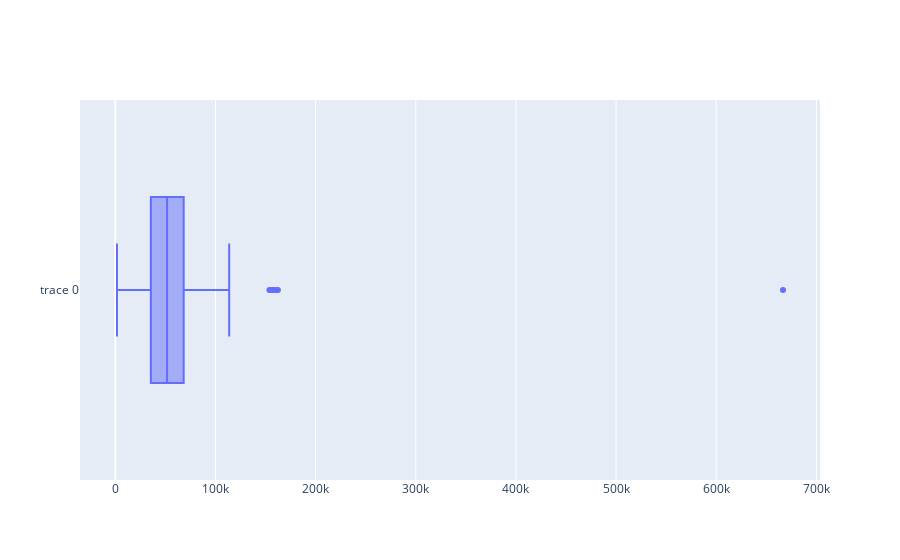
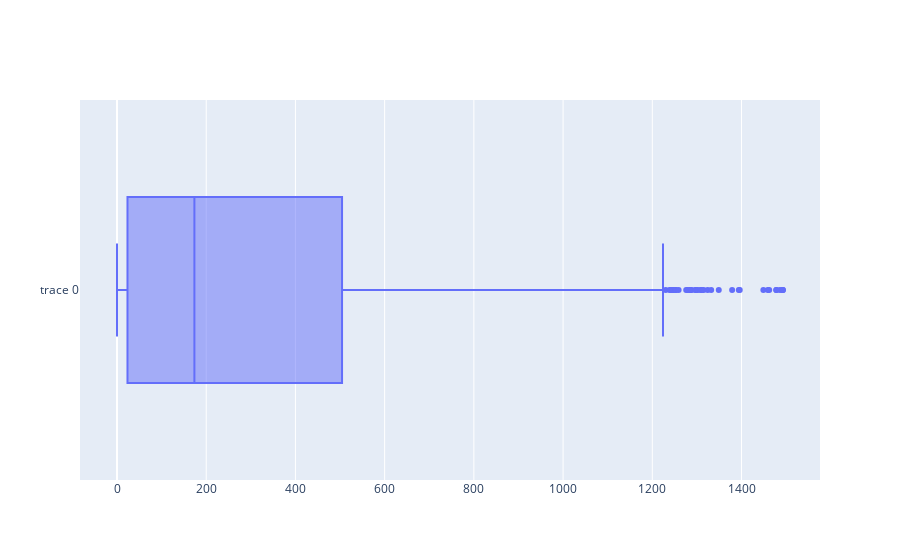
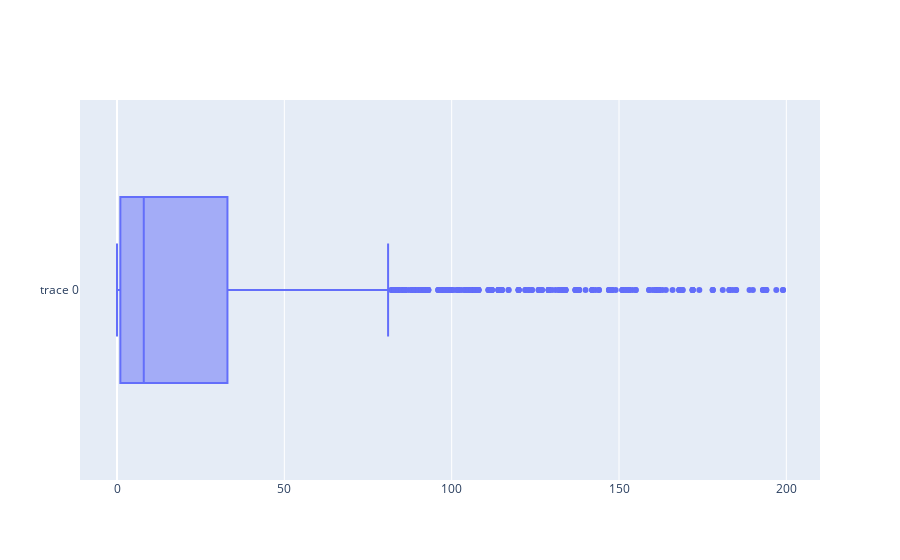
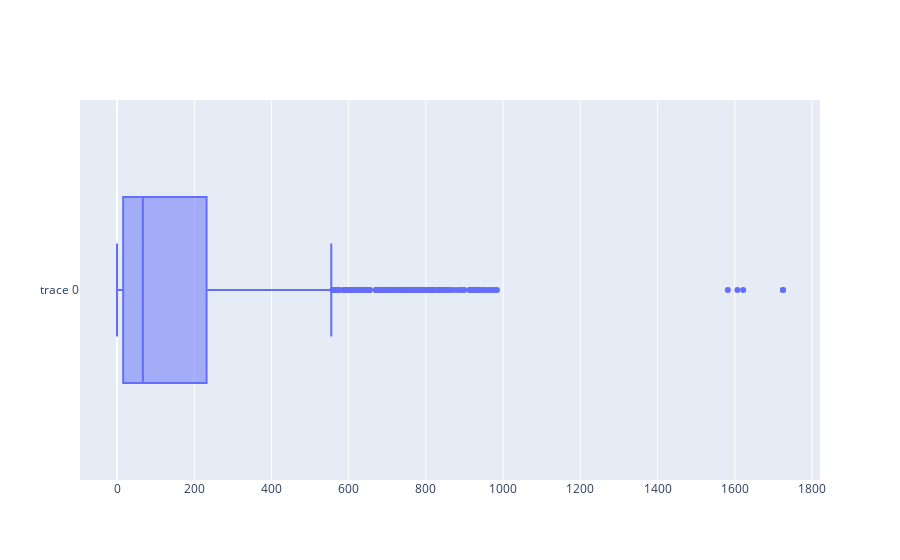

The cell these charts' notebook holds for them, in order:
### Markdown cell above
**Outliers** are unusual values in the **dataset**, and they can distort statistical analysis which is bad for **ML models**. With that in mind, I'm using boxplots to check for **outliers**.

### Code cell
# defining columns to be checked
outlier_columns = ['Income',
'MntWines',
'MntFruits',
'MntMeatProducts',
'MntFishProducts',
'MntSweetProducts',
'MntGoldProds',
'NumDealsPurchases',
'NumWebPurchases',
'NumCatalogPurchases',
'NumStorePurchases',
'NumWebVisitsMonth']

# plotting boxplots
for column in outlier_columns:
    print(column + ':')
    fig = go.Figure()
    fig.add_box(x=customer_survey_df[column], text=customer_survey_df[column])
    iplot(fig)

### Figure 1 — Plotly figure (JSON) as saved in the notebook; plotly's stock layout.template omitted (floating-point values rounded to 4 significant figures; data arrays with more than 128 entries replaced by an {"elided": "..."} marker saying what was removed)
{"data": [{"text": {"elided": "2240 float values"}, "type": "box", "x": {"elided": "2240 float values"}}], "layout": {}}

### Figure 2 — Plotly figure (JSON) as saved in the notebook; plotly's stock layout.template omitted (floating-point values rounded to 4 significant figures; data arrays with more than 128 entries replaced by an {"elided": "..."} marker saying what was removed)
{"data": [{"text": {"elided": "2240 int values"}, "type": "box", "x": {"elided": "2240 int values"}}], "layout": {}}

### Figure 3 — Plotly figure (JSON) as saved in the notebook; plotly's stock layout.template omitted (floating-point values rounded to 4 significant figures; data arrays with more than 128 entries replaced by an {"elided": "..."} marker saying what was removed)
{"data": [{"text": {"elided": "2240 int values"}, "type": "box", "x": {"elided": "2240 int values"}}], "layout": {}}

### Figure 4 — Plotly figure (JSON) as saved in the notebook; plotly's stock layout.template omitted (floating-point values rounded to 4 significant figures; data arrays with more than 128 entries replaced by an {"elided": "..."} marker saying what was removed)
{"data": [{"text": {"elided": "2240 int values"}, "type": "box", "x": {"elided": "2240 int values"}}], "layout": {}}
